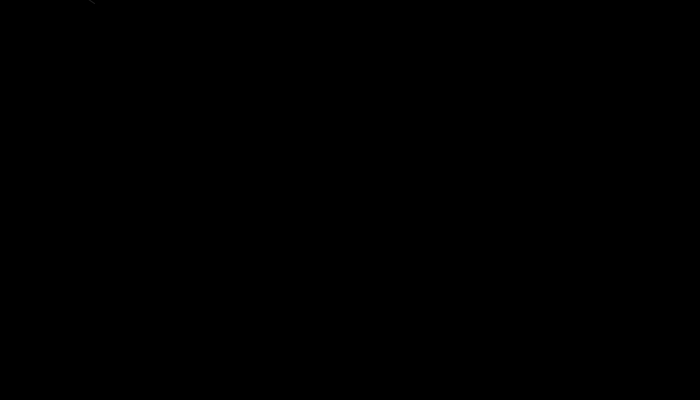
Frame 1 (no input)
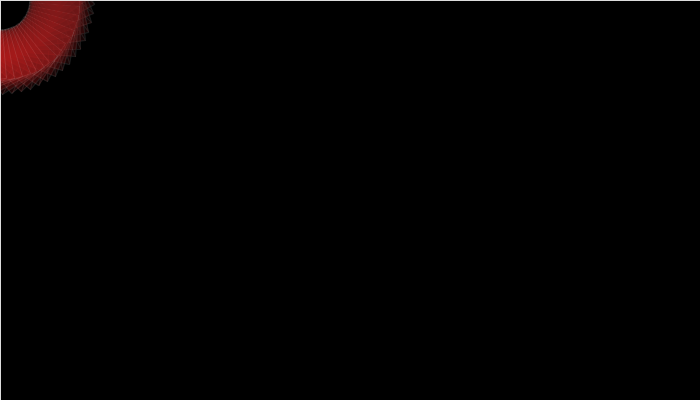
Frame 60 (the mouse pressed at the canvas centre just before this capture)
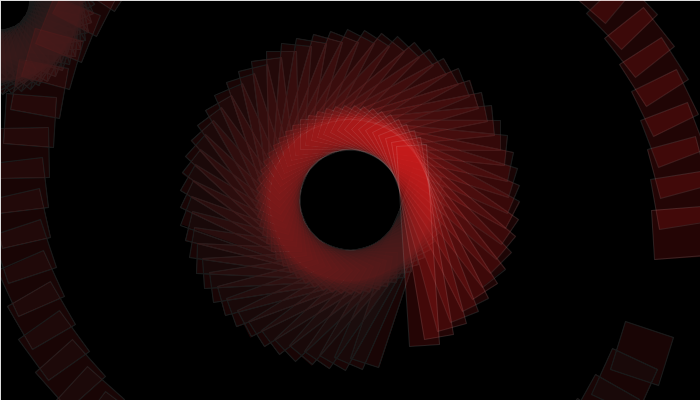
Frame 120 (the mouse held since frame 60 and released just before this capture)

The Processing sketch that drew these frames (run headless with seeded random() and noise(); from frame 60 on, the mouse is pressed at the canvas centre):

// Processing sketch: processing_36446
// ── processing_36446.pde

float angle = 0.6;
void setup()
{
  size(700,400);
  background(0);
  smooth();
}
 
void draw()
{
  fill(0,5);
  rect (0,0,height*2,width*2);
  pushMatrix();

  translate(mouseX,mouseY);
  rotate(angle);
  fill(0,30);
 
  fill(229,35,35,40);
  stroke (255,30);
  rect(50,-50,30,mouseY);
  rect(mouseX,30,-50,50);
  
 
 
  angle+=0.1;
   
  popMatrix();
 
}
